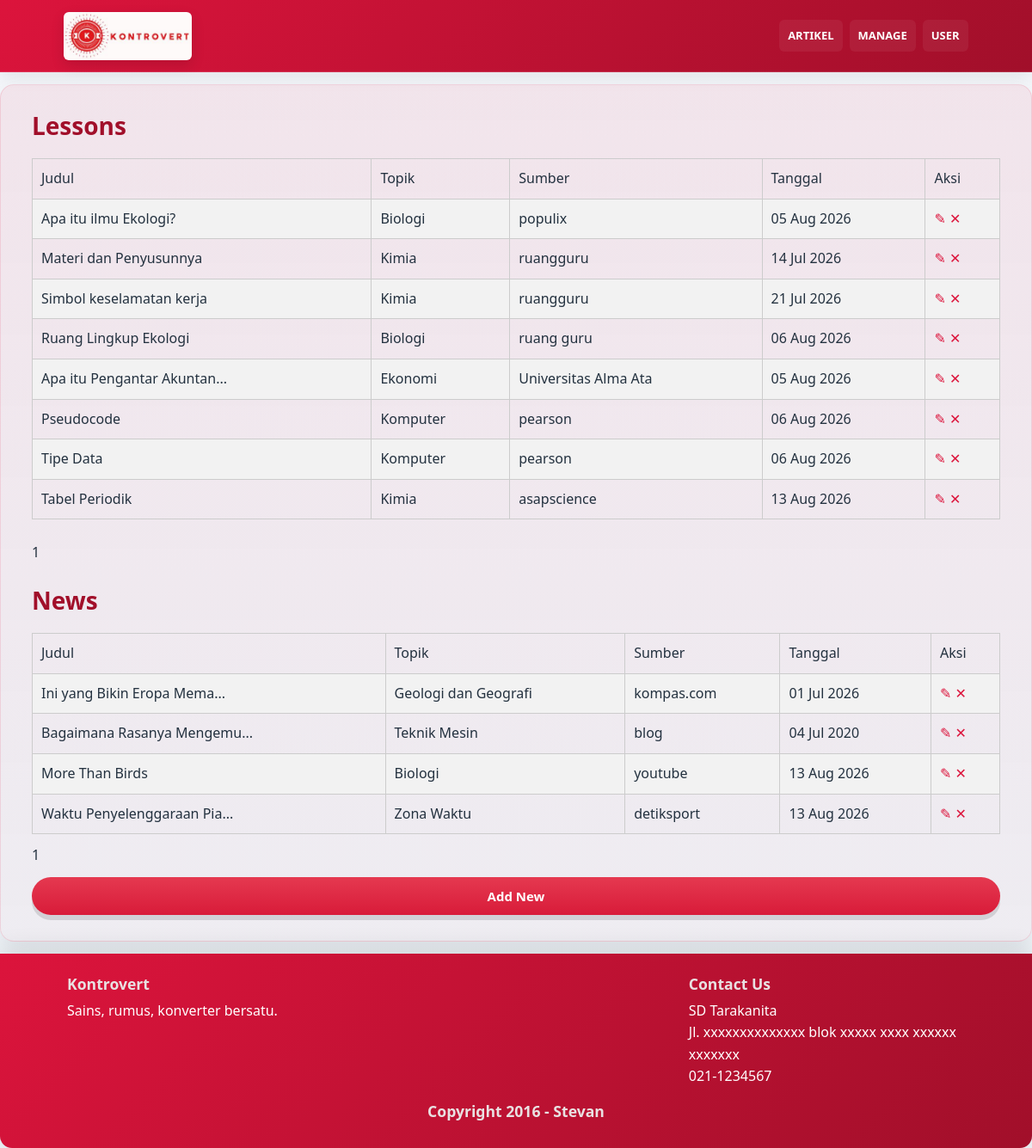
Screenshot of /CMS/longArticleCMS.php (signed in) with the database file from the repository.
### tables this page shows
CREATE TABLE `articles` (
  `id` int(11) NOT NULL,
  `idTopik` int(10) NOT NULL,
  `idJenis` int(11) NOT NULL,
  `gambar` varchar(100) NOT NULL,
  `judul` varchar(100) NOT NULL,
  `isi` text NOT NULL,
  `sumber` varchar(100) NOT NULL,
  `tanggal` date NOT NULL DEFAULT current_timestamp(),
  `idMateri` int(10) DEFAULT NULL,
  `created_by` varchar(20) NOT NULL
);

CREATE TABLE `topics` (
  `id` int(11) NOT NULL,
  `namaTopik` varchar(25) NOT NULL,
  `fg_in_news` tinyint(1) NOT NULL,
  `fg_in_materi` tinyint(1) NOT NULL,
  `fg_in_formulas` tinyint(1) NOT NULL
);

### CMS/longArticleCMS.php (the view, shortened to what this page needs)
<?php
	require_once __DIR__ . '/../db.inc.php';
?>
<!DOCTYPE html>
<html>
    <head>
        <global-header></global-header>
        <link rel="stylesheet" href="buttons.css">
	</head>
	<body>
        <div class="hero" role="banner">
			<div class="hero-inner">
				<h2>Lessons</h2>
				<div class="hero-cta">
					<table id="contentMat" border="1">
                        <tr>
                            <td>Judul</td>
                            <td>Topik</td>
                            <td>Sumber</td>
                            <td>Tanggal</td>
                            <td>Aksi</td>
                        </tr>
                        <?php
                            $jml_list = 10;
                            $halamanLessons = isset($_GET['pageL']) ? max(1, (int) $_GET['pageL']) : 1;
                            $offsetLessons = ($halamanLessons - 1) * $jml_list;
                            $sqlstr = "SELECT a.id, t.namaTopik, a.gambar,
                                            a.judul, a.isi, a.sumber, a.tanggal
                                        FROM articles a
                                            INNER JOIN topics t ON a.idTopik = t.id
                                        WHERE a.idjenis = 5
                                        ORDER BY a.id
                                        LIMIT $offsetLessons,$jml_list";
                            $hasil = mysqli_query($db, $sqlstr);
                            $row = mysqli_fetch_row($hasil);
                            if($row)
                            {
                                do{
                                    list($id,$namaTopik,$gambar,$judul,$isi,$sumber,$tanggal) = $row;
                                    $judul_short = strlen($judul) > 25 ? substr($judul, 0, 25) . '...' : $judul;
                                    echo "<tr>";
                                        echo "<td title='$judul'>$judul_short</td>";
                                        echo "<td>$namaTopik</td>";
                                        echo "<td>$sumber</td>";
                                        echo "<td>" . date('d M Y', strtotime($tanggal)) ."</td>";
                                        echo"<td class='admin-actions'><a href=\"addEditArticle.php?linkID=$id\">✎</a>
                                            <a href=\"delete.php?table=articles&from=longArticleCMS&linkID=$id\" onclick=\"return confirm('Are you sure you want to delete this data?');\">✕</a></td>";
                                    echo "</tr>";
                                }while($row = mysqli_fetch_row($hasil));
                            }
                        ?>
                    </table>
				</div>
                <br>
                    <div name="pagination" id="pagination">
                        <?php echo $halamanLessons; ?>
                    </div>
                <br>
                <h2>News</h2>
                <div class="hero-cta">
                    <table id="contentMat" border="1">
                        <tr>
                            <td>Judul</td>
                            <td>Topik</td>
                            <td>Sumber</td>
                            <td>Tanggal</td>
                            <td>Aksi</td>
                        </tr>
                        <?php
                            $halamanNews = isset($_GET['pageN']) ? max(1, (int) $_GET['pageN']) : 1;
                            $offsetNews = ($halamanNews - 1) * $jml_list;
                            $sqlstr = "SELECT a.id, t.namaTopik, a.gambar, a.judul, a.isi, a.sumber, a.tanggal
                                        FROM articles a
                                            INNER JOIN topics t ON a.idTopik = t.id
                                        WHERE a.idjenis IN (1, 3, 6)
                                        ORDER BY a.id
                                        LIMIT $offsetNews,$jml_list";
                            $hasilNews = mysqli_query($db, $sqlstr);
                            $rowNews = mysqli_fetch_row($hasilNews);
                            if($rowNews)
                            {
                                do{
                                    list($id,$namaTopik,$gambar,$judul,$isi,$sumber,$tanggal) = $rowNews;
                                    $judul_short = strlen($judul) > 25 ? substr($judul, 0, 25) . '...' : $judul;
                                    echo "<tr>";
                                        echo "<td title='$judul'>$judul_short</td>";
                                        echo "<td>$namaTopik</td>";
                                        echo "<td>$sumber</td>";
                                        echo "<td>" . date('d M Y', strtotime($tanggal)) ."</td>";
                                        echo"<td class='admin-actions'><a href=\"addEditArticle.php?linkID=$id\">✎</a>
                                            <a href=\"delete.php?table=articles&from=longArticleCMS&linkID=$id\" onclick=\"return confirm('Are you sure you want to delete this data?');\">✕</a></td>";
                                    echo "</tr>";
                                }while($rowNews = mysqli_fetch_row($hasilNews));
                            }
                        ?>
                    </table>
                    <div name="pagination" id="pagination">
                        <?php echo $halamanNews; ?>
                    </div>
                    <a class="btn-primary" href="addEditArticle.php">Add New</a>
                </div>
			</div>
		</div>
        <footer id="footer" class="site-footer">
			<global-footer></global-footer>
		</footer>
	</body>
</html>

### CMS/buttons.css (style rules this page uses)
:root { --teacher-1: #e53950; --teacher-2: #d81b39; --student-1: #1976d2; --student-2: #1565c0; }
.btn-teacher, .btn-primary { display:inline-block; background: linear-gradient(180deg, var(--teacher-1), var(--teacher-2)); color: #fff; border: none; padding: 10px 20px; border-radius: 28px; font-weight: 700; font-size: 15px; cursor: pointer; box-shadow: 0 6px 0 rgba(0,0,0,0.12); text-align: center; transition: transform 0.08s ease, box-shadow 0.08s ease, filter 0.12s ease; }
a.btn-primary, a.btn-teacher, a.btn-student { text-decoration:none; display:inline-block; }

### penampilan.css (style rules this page uses)
:root { --crimson: #DC143C; --crimson-dark: #a10f2a; --muted: #f5f7fb; --surface: #ffffff; --surface-soft: #fcfdff; --text: #23313f; --text-muted: #5f6c7a; --accent: #993303; --border: #dce5ee; --shadow: rgba(35, 49, 63, 0.08); }
* { box-sizing:border-box }
html,body { height:100%; margin:0; font-family: "Segoe UI", Roboto, "Helvetica Neue", Arial, sans-serif; color:var(--text); background: linear-gradient(180deg, var(--muted) 0%, #eef3f7 100%); line-height: 1.6; }
.hero { max-width:1200px;margin:14px auto;padding:18px;border-radius:16px;background:linear-gradient(180deg,rgba(220,20,60,0.08),rgba(220,20,60,0.03));border:1px solid rgba(220,20,60,0.12);box-shadow:0 10px 24px var(--shadow); }
.hero-inner { padding:12px 18px; }
.hero h2 { margin:0;font-size:28px;color:var(--crimson-dark) }
.hero-cta { display:flex; flex-direction:column; gap:16px; width:100%; }
.hero-cta { display:flex;gap:12px }
#footer { background:linear-gradient(135deg,var(--crimson),var(--crimson-dark)); color:#fff; padding:24px 28px; width:100%; clear:both; border-radius:0 0 14px 14px; box-shadow: 0 -3px 30px rgba(0,0,0,0.12); display:flex; flex-direction:column; }
#contentMat { width:100%; border-collapse:collapse; margin-top:20px; }
#contentMat th, #contentMat td { border:1px solid #ccc; padding:10px; text-align:left; }
#contentMat tr:nth-child(even) { background-color:#f2f2f2; }
a { color:var(--crimson); text-decoration:none; }
table { border-collapse:collapse; }
h1,h2,h3,h4,h5,h6 { color:#661422; line-height:1.25; }

### rows the page displays
articles: judul "Apa itu ilmu Ekologi?", idTopik.namaTopik "Biologi", sumber "populix", tanggal "05 Aug 2026"
articles: judul "Materi dan Penyusunnya", idTopik.namaTopik "Kimia", sumber "ruangguru", tanggal "14 Jul 2026"
articles: judul "Simbol keselamatan kerja", idTopik.namaTopik "Kimia", sumber "ruangguru", tanggal "21 Jul 2026"
articles: judul "Ruang Lingkup Ekologi", idTopik.namaTopik "Biologi", sumber "ruang guru", tanggal "06 Aug 2026"
articles: judul "Apa itu Pengantar Akuntan...", idTopik.namaTopik "Ekonomi", sumber "Universitas Alma Ata", tanggal "05 Aug 2026"
articles: judul "Pseudocode", idTopik.namaTopik "Komputer", sumber "pearson", tanggal "06 Aug 2026"
articles: judul "Tipe Data", idTopik.namaTopik "Komputer", sumber "pearson", tanggal "06 Aug 2026"
articles: judul "Tabel Periodik", idTopik.namaTopik "Kimia", sumber "asapscience", tanggal "13 Aug 2026"
articles: judul "Ini yang Bikin Eropa Mema...", idTopik.namaTopik "Geologi dan Geografi", sumber "kompas.com", tanggal "01 Jul 2026"
articles: judul "Bagaimana Rasanya Mengemu...", idTopik.namaTopik "Teknik Mesin", sumber "blog", tanggal "04 Jul 2020"
articles: judul "More Than Birds", idTopik.namaTopik "Biologi", sumber "youtube", tanggal "13 Aug 2026"
articles: judul "Waktu Penyelenggaraan Pia...", idTopik.namaTopik "Zona Waktu", sumber "detiksport", tanggal "13 Aug 2026"

### other values shown
$halamanLessons "1"
$halamanNews "1"
